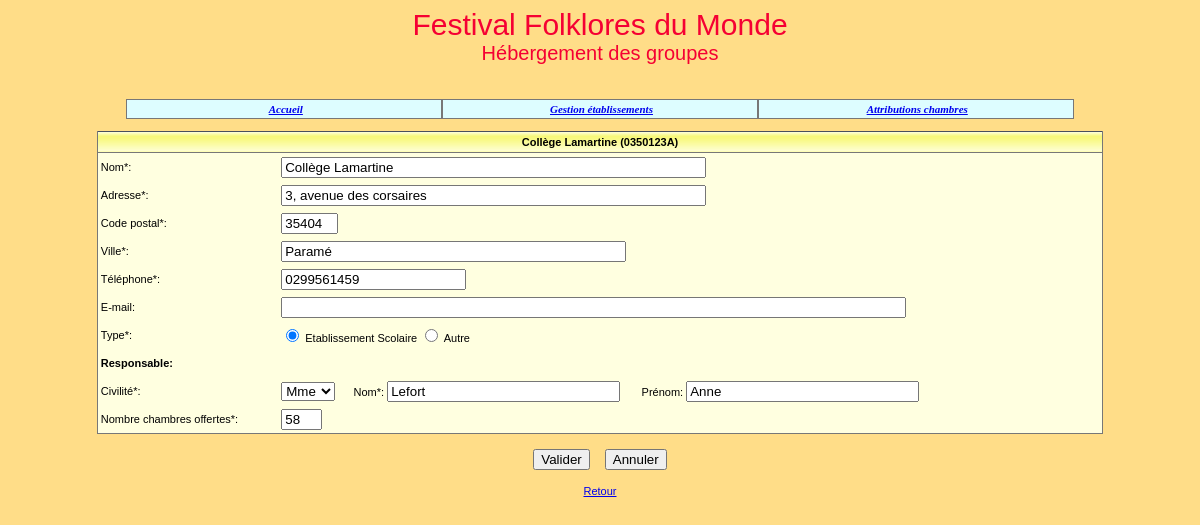
/modificationEtablissement.php?action=demanderModifEtab&id=0350123A, run on an earlier commit of the app's database.
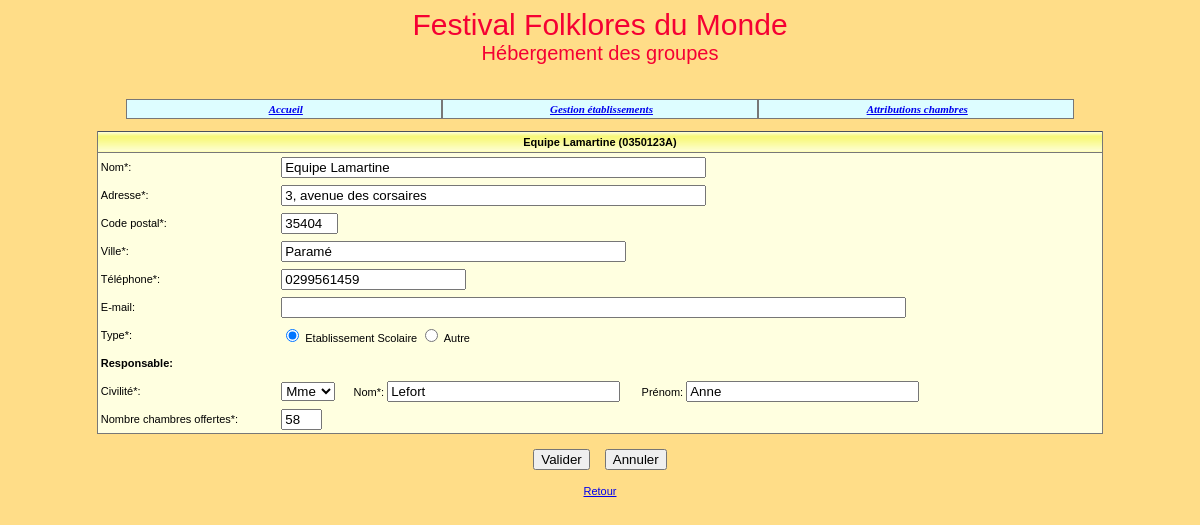
And on a later commit of the database.
### tables this page shows
create table Etablissement 
	(
	id char (8) not null, 
	nom varchar (45) not null,
	adresseRue varchar (45) not null, 
	codePostal char (5) not null, 
	ville varchar (35) not null,
	tel varchar (13) not null,
	adresseElectronique varchar (70),
	type tinyint not null,
	civiliteResponsable varchar (12) not null,
	nomResponsable varchar (25) not null,
	prenomResponsable varchar (25),
	nombreChambresOffertes integer,
	constraint pk_Etablissement primary key (id)
	);

### _gestionBase.inc.php (called while the page is built, shortened)
<?php
function obtenirDetailEtablissement($connexion, $id)
{
   $req="select * from Etablissement where id='$id'";
   $rsEtab=$connexion->query($req);
   $rsEtab->execute();
   return $rsEtab->fetch();
}
?>

### modificationEtablissement.php (the view, shortened to what this page needs)
<?php
include("_debut.inc.php");
include("_gestionBase.inc.php");
$connexion=connect();
$tabCivilite=array("M.","Mme","Melle");
$action=$_REQUEST['action'];
$id=$_REQUEST['id'];
if ($action=='demanderModifEtab')
{
   $lgEtab=obtenirDetailEtablissement($connexion, $id);
   $nom=$lgEtab['nom'];
   $adresseRue=$lgEtab['adresseRue'];
   $codePostal=$lgEtab['codePostal'];
   $ville=$lgEtab['ville'];
   $tel=$lgEtab['tel'];
   $adresseElectronique=$lgEtab['adresseElectronique'];
   $type=$lgEtab['type'];
   $civiliteResponsable=$lgEtab['civiliteResponsable'];
   $nomResponsable=$lgEtab['nomResponsable'];
   $prenomResponsable=$lgEtab['prenomResponsable'];
   $nombreChambresOffertes=$lgEtab['nombreChambresOffertes'];
}
echo "
<form method='POST' action='modificationEtablissement.php?'>
   <input type='hidden' value='validerModifEtab' name='action'>
   <table width='85%' cellspacing='0' cellpadding='0' align='center'
   class='tabNonQuadrille'>
      <tr class='enTeteTabNonQuad'>
         <td colspan='3'>$nom ($id)</td>
      </tr>
      <tr>
         <td><input type='hidden' value='$id' name='id'></td>
      </tr>";
      echo '
      <tr class="ligneTabNonQuad">
         <td> Nom*: </td>
         <td><input type="text" value="'.$nom.'" name="nom" size="50"
         maxlength="45"></td>
      </tr>
      <tr class="ligneTabNonQuad">
         <td> Adresse*: </td>
         <td><input type="text" value="'.$adresseRue.'" name="adresseRue"
         size="50" maxlength="45"></td>
      </tr>
      <tr class="ligneTabNonQuad">
         <td> Code postal*: </td>
         <td><input type="text" value="'.$codePostal.'" name="codePostal"
         size="4" maxlength="5"></td>
      </tr>
      <tr class="ligneTabNonQuad">
         <td> Ville*: </td>
         <td><input type="text" value="'.$ville.'" name="ville" size="40"
         maxlength="35"></td>
      </tr>
      <tr class="ligneTabNonQuad">
         <td> Téléphone*: </td>
         <td><input type="text" value="'.$tel.'" name="tel" size ="20"
         maxlength="10"></td>
      </tr>
      <tr class="ligneTabNonQuad">
         <td> E-mail: </td>
         <td><input type="text" value="'.$adresseElectronique.'" name=
         "adresseElectronique" size ="75" maxlength="70"></td>
      </tr>
      <tr class="ligneTabNonQuad">
         <td> Type*: </td>
         <td>';
            if ($type==1)
            {
               echo "
               <input type='radio' name='type' value='1' checked>
               Etablissement Scolaire
               <input type='radio' name='type' value='0'>  Autre";
             }
             else
             {
                echo "
                <input type='radio' name='type' value='1'>
                Etablissement Scolaire
                <input type='radio' name='type' value='0' checked> Autre";
              }
           echo "
           </td>
         </tr>
         <tr class='ligneTabNonQuad'>
            <td colspan='2' ><strong>Responsable:</strong></td>
         </tr>
         <tr class='ligneTabNonQuad'>
            <td> Civilité*: </td>
            <td> <select name='civiliteResponsable'>";
               for ($i=0; $i<3; $i=$i+1)
                  if ($tabCivilite[$i]==$civiliteResponsable)
                  {
                     echo "<option selected>$tabCivilite[$i]</option>";
                  }
                  else
                  {
                     echo "<option>$tabCivilite[$i]</option>";
                  }
               echo '
               </select>&nbsp; &nbsp; &nbsp; Nom*:
               <input type="text" value="'.$nomResponsable.'" name=
               "nomResponsable" size="26" maxlength="25">
               &nbsp; &nbsp; &nbsp; Prénom:
               <input type="text"  value="'.$prenomResponsable.'" name=
               "prenomResponsable" size="26" maxlength="25">
            </td>
         </tr>
         <tr class="ligneTabNonQuad">
            <td> Nombre chambres offertes*: </td>
            <td><input type="text" value="'.$nombreChambresOffertes.'" name=
            "nombreChambresOffertes" size ="2" maxlength="3"></td>
         </tr>
   </table>';
   echo "
   <table align='center' cellspacing='15' cellpadding='0'>
      <tr>
         <td align='right'><input type='submit' value='Valider' name='valider'>
         </td>
         <td align='left'><input type='reset' value='Annuler' name='annuler'>
         </td>
      </tr>
      <tr>
         <td colspan='2' align='center'><a href='listeEtablissements.php'>Retour</a>
         </td>
      </tr>
   </table>
</form>";
?>

What changed in the data, as far as the page shows it:
changed etablissement "3, avenue des corsaires": nom "Collège Lamartine" → "Equipe Lamartine"
